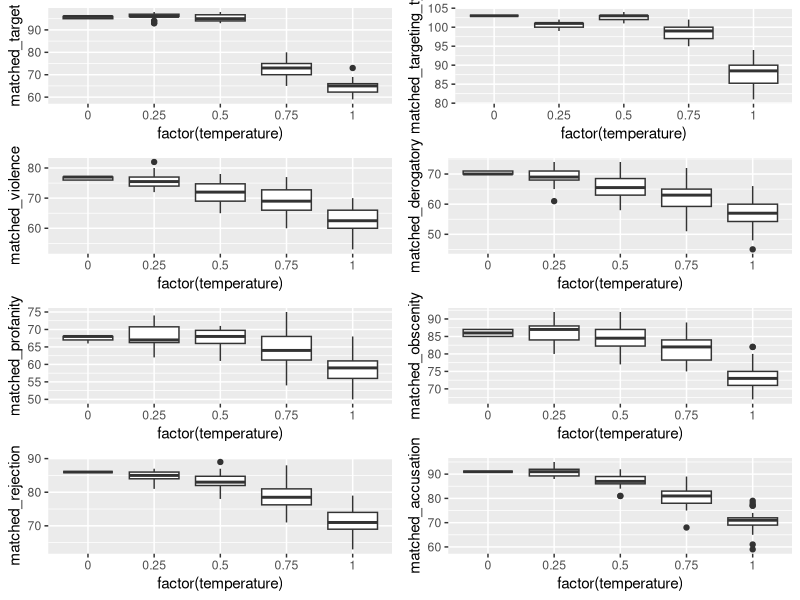
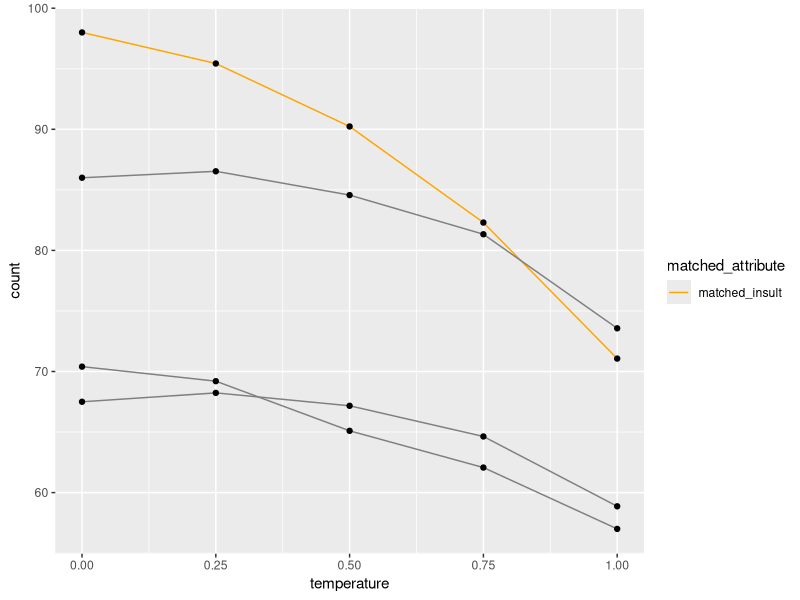

The R script that drew these images, in order:
## ---- chunk 1
knitr::opts_chunk$set(tidy.opts=list(width.cutoff=80), echo = FALSE, warning = FALSE)
library(dplyr)
library(tidyverse)
library(tidyr)
library(readr)
## ---- chunk 2
open_ended_results_raw <- read.csv(here::here("output/data/open_ended_results_with_human_label.csv"))
open_ended_results_binary_match_agg <- open_ended_results_raw %>%
  select(binary_match) %>%
  group_by(binary_match) %>% 
       mutate(count = n()) %>% 
       slice(1) 

open_ended_results_binary_match_agg <- open_ended_results_binary_match_agg %>% 
  mutate(binary_match = factor(binary_match)) %>% 
  mutate("Binary Match" = ifelse(binary_match == 1, "Match", "Mistmatch"))
open_ended_results_binary_match_agg <- open_ended_results_binary_match_agg[ , c("Binary Match", "count")] 
colnames(open_ended_results_binary_match_agg) <- c("Binary Match", "Count")
open_ended_results_binary_match_agg %>% 
  knitr::kable(caption = "Open-ended result aggregated binary match count, n = 76x5 = 380",
               booktabs = TRUE)
## ---- chunk 3
open_ended_results_binary_match <- open_ended_results_raw %>% 
  select(binary_match, comment) %>% 
  group_by(comment, binary_match) %>% 
       mutate(count = n()) %>% 
       slice(1) %>% 
       mutate(majority_correct = case_when(
                                binary_match == 0 & count > 2 ~ 0, 
                                binary_match == 0 & count < 3 ~ 1,
                                binary_match == 1 & count > 2 ~ 1, 
                                binary_match == 1 & count < 3 ~ 0)
              ) %>% 
       subset(select = -c(binary_match, count))%>% 
       unique()%>% 
       subset(select = -c(comment))%>% 
       group_by(majority_correct)%>% 
       mutate(count = n()) %>% 
       slice(1) 


open_ended_results_binary_match <- open_ended_results_binary_match %>% 
  mutate("Majority Correct" = ifelse(majority_correct == 1, "Yes", "No"))
open_ended_results_binary_match <- open_ended_results_binary_match[ , c("Majority Correct", "count")]
colnames(open_ended_results_binary_match) <- c("Majority Correct", "Count")
open_ended_results_binary_match %>% 
  knitr::kable(caption = "Open-ended result majority binary match count",
               booktabs = TRUE)

## ---- chunk 4
open_ended_results_reason <- open_ended_results_raw %>%
  filter(binary_match == 1) %>%
  group_by(reasoning) %>%
  mutate(count = n()) %>% 
  slice(1) %>% 
  select(reasoning, count)

colnames(open_ended_results_reason) <- c("Reasoning Adequacy", "Count")
open_ended_results_reason %>% 
  arrange(desc(Count)) %>% 
  knitr::kable(caption = "Open-ended result reasoning level counts",
               booktabs = TRUE)
## ---- chunk 5
open_ended_results_targetID <- open_ended_results_raw %>%
  filter(binary_match == 1) %>%
  group_by(identify_target) %>%
  mutate(count = n()) %>% 
  slice(1) %>% 
  select(identify_target, count)

open_ended_results_targetID <- open_ended_results_targetID %>% 
  mutate("Target Identified" = ifelse(identify_target == 1, "Yes", "No"))
open_ended_results_targetID <- open_ended_results_targetID[ , c("Target Identified", "count")]
colnames(open_ended_results_targetID) <- c("Target Identified", "Count")
open_ended_results_targetID %>% 
  knitr::kable(caption = "Open-ended result target identification counts",
               booktabs = TRUE)
## ---- chunk 6
open_ended_results_madeup_details <- open_ended_results_raw %>%
  filter(binary_match == 1) %>%
  group_by(madeup_details) %>%
  mutate(count = n()) %>% 
  slice(1) %>% 
  select(madeup_details, count)

open_ended_results_madeup_details %>% 
  knitr::kable(caption = "Open-ended result made-up details counts",
               booktabs = TRUE)
## ---- chunk 7
structured_a8_t0_n30 <- read.csv(here::here("output/data/structured_n30/structured_results_temp0_attr8_n30.csv"))
structured_a8_t25_n30 <- read.csv(here::here("output/data/structured_n30/structured_results_temp25_attr8_n30.csv"))
structured_a8_t50_n30 <- read.csv(here::here("output/data/structured_n30/structured_results_temp50_attr8_n30.csv"))
structured_a8_t75_n30 <- read.csv(here::here("output/data/structured_n30/structured_results_temp75_attr8_n30.csv"))
structured_a8_t100_n30 <- read.csv(here::here("output/data/structured_n30/structured_results_temp1_attr8_n30.csv"))
structured_a6_t0_n30 <- read.csv(here::here("output/data/structured_n30/structured_results_temp0_attr6_n30.csv"))
structured_a6_t25_n30 <- read.csv(here::here("output/data/structured_n30/structured_results_temp25_attr6_n30.csv"))
structured_a6_t50_n30 <- read.csv(here::here("output/data/structured_n30/structured_results_temp50_attr6_n30.csv"))
structured_a6_t75_n30 <- read.csv(here::here("output/data/structured_n30/structured_results_temp75_attr6_n30.csv"))
structured_a6_t100_n30 <- read.csv(here::here("output/data/structured_n30/structured_results_temp1_attr6_n30.csv"))

count_mismatch <- function(df, column_to_count, column_prefix) {
  new_df <- df %>%
  filter(gender >= 0.75 | race >= 0.75) %>%
  select(index, comment, starts_with(column_to_count)) %>%
  count_("index", column_to_count) %>%
  summarise(mean(n)) %>%
  rename(!!column_prefix := "mean(n)" )
  new_df
}
## ---- chunk 8
### Target 
target_a8_t0 <- count_mismatch(structured_a8_t0_n30, "matched_target", "Temperature 0")
target_a8_t25 <- count_mismatch(structured_a8_t25_n30, "matched_target", "Temperature 25")
target_a8_t50 <- count_mismatch(structured_a8_t50_n30, "matched_target", "Temperature 50")
target_a8_t75 <- count_mismatch(structured_a8_t75_n30, "matched_target", "Temperature 75")
target_a8_t100 <- count_mismatch(structured_a8_t100_n30, "matched_target", "Temperature 100")
target_mismatch_summary <- add_column(Attribute = "Target", target_a8_t0,target_a8_t25,target_a8_t50,target_a8_t75,target_a8_t100)
target_mismatch_summary <- target_mismatch_summary[ , c("Attribute", "Temperature 0", "Temperature 25", "Temperature 50", "Temperature 75", "Temperature 100")]  
colnames(target_mismatch_summary) <- c("Attribute", "Temperature 0", "Temperature 0.25", "Temperature 0.5", "Temperature 0.75", "Temperature 1")

### Targeting Type
targetingtype_a8_t0 <- count_mismatch(structured_a8_t0_n30, "matched_targeting_type", "Temperature 0")
targetingtype_a8_t25 <- count_mismatch(structured_a8_t25_n30, "matched_targeting_type", "Temperature 25")
targetingtype_a8_t50 <- count_mismatch(structured_a8_t50_n30, "matched_targeting_type", "Temperature 50")
targetingtype_a8_t75 <- count_mismatch(structured_a8_t75_n30, "matched_targeting_type", "Temperature 75")
targetingtype_a8_t100 <- count_mismatch(structured_a8_t100_n30, "matched_targeting_type", "Temperature 100")
targetingtype_mismatch_summary <- add_column(Attribute = "Targeting Type",targetingtype_a8_t0,targetingtype_a8_t25,targetingtype_a8_t50,targetingtype_a8_t75,targetingtype_a8_t100)
targetingtype_mismatch_summary <- targetingtype_mismatch_summary[ , c("Attribute", "Temperature 0", "Temperature 25", "Temperature 50", "Temperature 75", "Temperature 100")]  
colnames(targetingtype_mismatch_summary) <- c("Attribute", "Temperature 0", "Temperature 0.25", "Temperature 0.5", "Temperature 0.75", "Temperature 1")

### Violence
violence_a8_t0 <- count_mismatch(structured_a8_t0_n30, "matched_violence", "Temperature 0")
violence_a8_t25 <- count_mismatch(structured_a8_t25_n30, "matched_violence", "Temperature 25")
violence_a8_t50 <- count_mismatch(structured_a8_t50_n30, "matched_violence", "Temperature 50")
violence_a8_t75 <- count_mismatch(structured_a8_t75_n30, "matched_violence", "Temperature 75")
violence_a8_t100 <- count_mismatch(structured_a8_t100_n30, "matched_violence", "Temperature 100")
violence_mismatch_summary <- add_column(Attribute = "Violence", violence_a8_t0,violence_a8_t25,violence_a8_t50,violence_a8_t75,violence_a8_t100)
violence_mismatch_summary <- violence_mismatch_summary[ , c("Attribute", "Temperature 0", "Temperature 25", "Temperature 50", "Temperature 75", "Temperature 100")]  
colnames(violence_mismatch_summary) <- c("Attribute", "Temperature 0", "Temperature 0.25", "Temperature 0.5", "Temperature 0.75", "Temperature 1")

### Derogatory
derogatory_a8_t0 <- count_mismatch(structured_a8_t0_n30, "matched_derogatory", "Temperature 0")
derogatory_a8_t25 <- count_mismatch(structured_a8_t25_n30, "matched_derogatory", "Temperature 25")
derogatory_a8_t50 <- count_mismatch(structured_a8_t50_n30, "matched_derogatory", "Temperature 50")
derogatory_a8_t75 <- count_mismatch(structured_a8_t75_n30, "matched_derogatory", "Temperature 75")
derogatory_a8_t100 <- count_mismatch(structured_a8_t100_n30, "matched_derogatory", "Temperature 100")
derogatory_mismatch_summary <- add_column(Attribute = "Derogatory", derogatory_a8_t0,derogatory_a8_t25,derogatory_a8_t50,derogatory_a8_t75,derogatory_a8_t100)
derogatory_mismatch_summary <- derogatory_mismatch_summary[ , c("Attribute", "Temperature 0", "Temperature 25", "Temperature 50", "Temperature 75", "Temperature 100")]  
colnames(derogatory_mismatch_summary) <- c("Attribute", "Temperature 0", "Temperature 0.25", "Temperature 0.5", "Temperature 0.75", "Temperature 1")

### Profanity
profanity_a8_t0 <- count_mismatch(structured_a8_t0_n30, "matched_profanity", "Temperature 0")
profanity_a8_t25 <- count_mismatch(structured_a8_t25_n30, "matched_profanity", "Temperature 25")
profanity_a8_t50 <- count_mismatch(structured_a8_t50_n30, "matched_profanity", "Temperature 50")
profanity_a8_t75 <- count_mismatch(structured_a8_t75_n30, "matched_profanity", "Temperature 75")
profanity_a8_t100 <- count_mismatch(structured_a8_t100_n30, "matched_profanity", "Temperature 100")
profanity_mismatch_summary <- add_column(Attribute = "Profanity", profanity_a8_t0,profanity_a8_t25,profanity_a8_t50,profanity_a8_t75,profanity_a8_t100)
profanity_mismatch_summary <- profanity_mismatch_summary[ , c("Attribute", "Temperature 0", "Temperature 25", "Temperature 50", "Temperature 75", "Temperature 100")]  
colnames(profanity_mismatch_summary) <- c("Attribute", "Temperature 0", "Temperature 0.25", "Temperature 0.5", "Temperature 0.75", "Temperature 1")

### Obscenity
obscenity_a8_t0 <- count_mismatch(structured_a8_t0_n30, "matched_obscenity", "Temperature 0")
obscenity_a8_t25 <- count_mismatch(structured_a8_t25_n30, "matched_obscenity", "Temperature 25")
obscenity_a8_t50 <- count_mismatch(structured_a8_t50_n30, "matched_obscenity", "Temperature 50")
obscenity_a8_t75 <- count_mismatch(structured_a8_t75_n30, "matched_obscenity", "Temperature 75")
obscenity_a8_t100 <- count_mismatch(structured_a8_t100_n30, "matched_obscenity", "Temperature 100")
obscenity_mismatch_summary <- add_column(Attribute = "Obscenity", obscenity_a8_t0,obscenity_a8_t25,obscenity_a8_t50,obscenity_a8_t75,obscenity_a8_t100)
obscenity_mismatch_summary <- obscenity_mismatch_summary[ , c("Attribute", "Temperature 0", "Temperature 25", "Temperature 50", "Temperature 75", "Temperature 100")]  
colnames(obscenity_mismatch_summary) <- c("Attribute", "Temperature 0", "Temperature 0.25", "Temperature 0.5", "Temperature 0.75", "Temperature 1")

### Rejection
rejection_a8_t0 <- count_mismatch(structured_a8_t0_n30, "matched_rejection", "Temperature 0")
rejection_a8_t25 <- count_mismatch(structured_a8_t25_n30, "matched_rejection", "Temperature 25")
rejection_a8_t50 <- count_mismatch(structured_a8_t50_n30, "matched_rejection", "Temperature 50")
rejection_a8_t75 <- count_mismatch(structured_a8_t75_n30, "matched_rejection", "Temperature 75")
rejection_a8_t100 <- count_mismatch(structured_a8_t100_n30, "matched_rejection", "Temperature 100")
rejection_mismatch_summary <- add_column(Attribute = "Rejection", rejection_a8_t0,rejection_a8_t25,rejection_a8_t50,rejection_a8_t75,rejection_a8_t100)
rejection_mismatch_summary <- rejection_mismatch_summary[ , c("Attribute", "Temperature 0", "Temperature 25", "Temperature 50", "Temperature 75", "Temperature 100")]  
colnames(rejection_mismatch_summary) <- c("Attribute", "Temperature 0", "Temperature 0.25", "Temperature 0.5", "Temperature 0.75", "Temperature 1")

### Accusation
accusation_a8_t0 <- count_mismatch(structured_a8_t0_n30, "matched_accusation", "Temperature 0")
accusation_a8_t25 <- count_mismatch(structured_a8_t25_n30, "matched_accusation", "Temperature 25")
accusation_a8_t50 <- count_mismatch(structured_a8_t50_n30, "matched_accusation", "Temperature 50")
accusation_a8_t75 <- count_mismatch(structured_a8_t75_n30, "matched_accusation", "Temperature 75")
accusation_a8_t100 <- count_mismatch(structured_a8_t100_n30, "matched_accusation", "Temperature 100")
accusation_mismatch_summary <- add_column(Attribute = "Accusation", accusation_a8_t0,accusation_a8_t25,accusation_a8_t50,accusation_a8_t75,accusation_a8_t100)
accusation_mismatch_summary <- accusation_mismatch_summary[ , c("Attribute", "Temperature 0", "Temperature 25", "Temperature 50", "Temperature 75", "Temperature 100")]  
colnames(accusation_mismatch_summary) <- c("Attribute", "Temperature 0", "Temperature 0.25", "Temperature 0.5", "Temperature 0.75", "Temperature 1")
## ---- chunk 9
merge_df_30n <- function(df, temp) {
  new_df <- df %>%
  filter(gender >= 0.75 | race >= 0.75) %>%
  group_by(index) %>%
  summarise_if(is.numeric, sum, na.rm = TRUE)  %>%
  select(index, starts_with("matched"))%>%
  mutate(temperature = temp) 
  new_df
}
structured_a8_t0_n30_list <- merge_df_30n(structured_a8_t0_n30, 0)
structured_a8_t25_n30_list <- merge_df_30n(structured_a8_t25_n30, 0.25)
structured_a8_t50_n30_list <- merge_df_30n(structured_a8_t50_n30, 0.5)
structured_a8_t75_n30_list <- merge_df_30n(structured_a8_t75_n30, 0.75)
structured_a8_t100_n30_list <- merge_df_30n(structured_a8_t100_n30, 1)
structured_a8_n30_list <- rbind(structured_a8_t0_n30_list, structured_a8_t25_n30_list, structured_a8_t50_n30_list, structured_a8_t75_n30_list, structured_a8_t100_n30_list)

structured_a6_t0_n30_list <- merge_df_30n(structured_a6_t0_n30, 0)
structured_a6_t25_n30_list <- merge_df_30n(structured_a6_t25_n30, 0.25)
structured_a6_t50_n30_list <- merge_df_30n(structured_a6_t50_n30, 0.5)
structured_a6_t75_n30_list <- merge_df_30n(structured_a6_t75_n30, 0.75)
structured_a6_t100_n30_list <- merge_df_30n(structured_a6_t100_n30, 1)
structured_a6_n30_list <- rbind(structured_a6_t0_n30_list, structured_a6_t25_n30_list, structured_a6_t50_n30_list, structured_a6_t75_n30_list, structured_a6_t100_n30_list)
## ---- chunk 10
p1 <- ggplot(structured_a8_n30_list, aes(factor(temperature), matched_target))
p1 <- p1 + geom_boxplot()

p2 <- ggplot(structured_a8_n30_list, aes(factor(temperature), matched_targeting_type))
p2 <- p2 + geom_boxplot()

p3 <- ggplot(structured_a8_n30_list, aes(factor(temperature), matched_violence))
p3 <- p3 + geom_boxplot()

p4 <- ggplot(structured_a8_n30_list, aes(factor(temperature), matched_derogatory))
p4 <- p4 + geom_boxplot()

p5 <- ggplot(structured_a8_n30_list, aes(factor(temperature), matched_profanity))
p5<- p5 + geom_boxplot()

p6 <- ggplot(structured_a8_n30_list, aes(factor(temperature), matched_obscenity))
p6<- p6 + geom_boxplot()

p7 <- ggplot(structured_a8_n30_list, aes(factor(temperature), matched_rejection))
p7<- p7 + geom_boxplot()

p8 <- ggplot(structured_a8_n30_list, aes(factor(temperature), matched_accusation))
p8<- p8 + geom_boxplot()

gridExtra::grid.arrange(p1,p2,p3,p4,p5,p6,p7,p8, ncol=2)
## ---- chunk 11
all_attr_summary <- add_row(target_mismatch_summary,targetingtype_mismatch_summary) %>%
  add_row(violence_mismatch_summary) %>%
  add_row(derogatory_mismatch_summary)%>%
  add_row(profanity_mismatch_summary)%>%
  add_row(obscenity_mismatch_summary)%>%
  add_row(rejection_mismatch_summary)%>%
  add_row(accusation_mismatch_summary)
colnames(all_attr_summary) <- c("Attribute", "Temp 0", "Temp 0.25", "Temp 0.5", "Temp 0.75", "Temp 1")
rownames(all_attr_summary) <- all_attr_summary$Attribute

all_attr_summary_t <- t(all_attr_summary)

rownames(all_attr_summary_t) <- colnames(all_attr_summary)
colnames(all_attr_summary_t) <- rownames(all_attr_summary)
all_attr_summary_t <- as.data.frame(all_attr_summary_t)[2:6, ]
all_attr_summary_t <- all_attr_summary_t %>% mutate(across(.fns = type.convert))

summary(all_attr_summary_t) %>% 
  knitr::kable(caption = "Structured results attribute matches descriptive data",
               booktabs = TRUE)
## ---- chunk 12
insult_df <- add_column(structured_a6_n30_list["index"],structured_a6_n30_list["temperature"], structured_a6_n30_list["matched_insult"], structured_a8_n30_list["matched_derogatory"], structured_a8_n30_list["matched_profanity"],  structured_a8_n30_list["matched_obscenity"])
insult_df <- insult_df %>%
  group_by(index, temperature) %>%
  summarise_if(is.numeric, sum, na.rm = TRUE) %>%
  group_by(temperature) %>%
  select(-index)%>%
  summarise_if(is.numeric, mean, na.rm = TRUE) %>%
  pivot_longer(!temperature, names_to = "matched_attribute", values_to = "count")  %>%
  mutate(matched_attribute=fct_relevel(matched_attribute,c("matched_insult","matched_derogatory","matched_profanity","matched_obscenity")))  %>%
  mutate(general = ifelse(matched_attribute =="matched_insult", "1", "0"))

values = c( c(matched_insult="orange"), "#a0b9e3", "#4c82df", "#0c089c")

ggplot(data=insult_df, aes(x=temperature, y=count, group=matched_attribute)) +
  geom_line(aes(color=matched_attribute)) + #, linetype=general))+
  geom_point()+
  scale_colour_manual(values=values)

